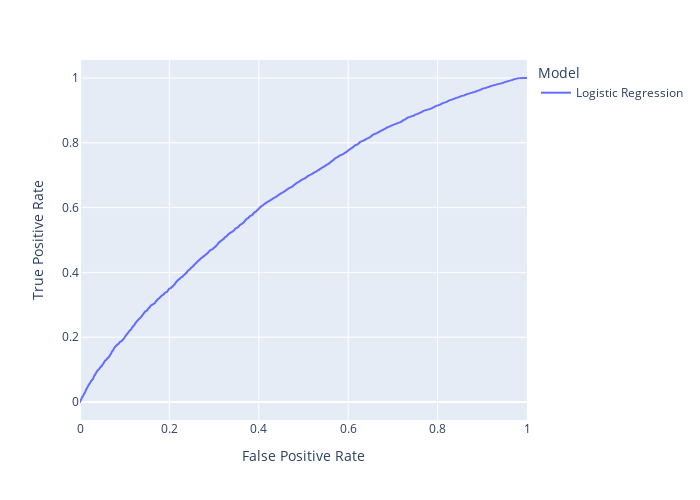

Here is the notebook cell this chart was saved with:
### Code cell
"""
roc curve
"""

from sklearn.metrics import roc_curve

# log_model.predict_proba(X_val) will return the probabilities of the negative and positive classes respectively
# We are interested in the positive class so we slice the second column
positive_class_prob = log_model.predict_proba(X_test)[:, 1]

# Compute the ROC curve variables
false_positive_rate, true_positive_rate, thresholds = roc_curve(Y_test, positive_class_prob)

# Create a DataFrame to store the ROC curve variables, 
# which 'False Positive Rate' and 'True Positive Rate' and 'Model' as columns 
# and the thresholds as the index
roc_log_sample = pd.DataFrame({
    'False Positive Rate': false_positive_rate,
    'True Positive Rate': true_positive_rate,
    'Model': 'Logistic Regression'
}, index=thresholds)

roc_sample_df = pd.concat([roc_log_sample])

px.line(roc_log_sample, y='True Positive Rate', x='False Positive Rate',
        color='Model',
        width=700, height=500
)

### Figure 1 — Plotly figure (JSON) as saved in the notebook; plotly's stock layout.template omitted (floating-point values rounded to 4 significant figures; data arrays with more than 128 entries replaced by an {"elided": "..."} marker saying what was removed)
{"data": [{"hovertemplate": "Model=Logistic Regression<br>False Positive Rate=%{x}<br>True Positive Rate=%{y}<extra></extra>", "legendgroup": "Logistic Regression", "line": {"color": "#636efa", "dash": "solid"}, "marker": {"symbol": "circle"}, "mode": "lines", "name": "Logistic Regression", "showlegend": true, "type": "scattergl", "x": {"elided": "7615 float values"}, "xaxis": "x", "y": {"elided": "7615 float values"}, "yaxis": "y"}], "layout": {"height": 500, "legend": {"title": {"text": "Model"}, "tracegroupgap": 0}, "margin": {"t": 60}, "width": 700, "xaxis": {"anchor": "y", "domain": [0, 1], "title": {"text": "False Positive Rate"}}, "yaxis": {"anchor": "x", "domain": [0, 1], "title": {"text": "True Positive Rate"}}}}
